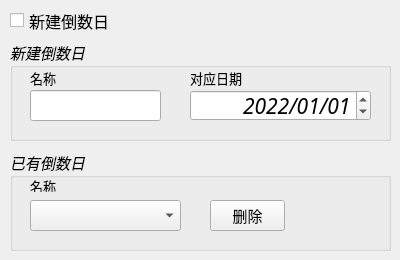
   <widget class="QWidget" name="tab">
    <attribute name="title">
     <string>倒数日</string>
    </attribute>
    <widget class="QCheckBox" name="checkBox_cd">
     <property name="geometry">
      <rect>
       <x>10</x>
       <y>10</y>
       <width>131</width>
       <height>21</height>
      </rect>
     </property>
     <property name="font">
      <font>
       <family>阿里巴巴普惠体 R</family>
       <pointsize>12</pointsize>
       <italic>false</italic>
       <underline>false</underline>
       <strikeout>false</strikeout>
      </font>
     </property>
     <property name="text">
      <string>新建倒数日</string>
     </property>
    </widget>
    <widget class="QGroupBox" name="groupBox_3">
     <property name="geometry">
      <rect>
       <x>10</x>
       <y>40</y>
       <width>381</width>
       <height>101</height>
      </rect>
     </property>
     <property name="font">
      <font>
       <family>阿里巴巴普惠体 R</family>
       <pointsize>11</pointsize>
       <italic>true</italic>
       <underline>false</underline>
       <strikeout>false</strikeout>
      </font>
     </property>
     <property name="title">
      <string>新建倒数日</string>
     </property>
     <widget class="QDateEdit" name="newdt">
      <property name="geometry">
       <rect>
        <x>180</x>
        <y>50</y>
        <width>181</width>
        <height>31</height>
       </rect>
      </property>
      <property name="font">
       <font>
        <family>阿里巴巴普惠体 R</family>
        <pointsize>16</pointsize>
        <italic>true</italic>
        <underline>false</underline>
        <strikeout>false</strikeout>
       </font>
      </property>
      <property name="styleSheet">
       <string notr="true"/>
      </property>
      <property name="alignment">
       <set>Qt::AlignRight|Qt::AlignTrailing|Qt::AlignVCenter</set>
      </property>
      <property name="displayFormat">
       <string>yyyy/MM/dd</string>
      </property>
      <property name="date">
       <date>
        <year>2022</year>
        <month>1</month>
        <day>1</day>
       </date>
      </property>
     </widget>
     <widget class="QLabel" name="label_8">
      <property name="geometry">
       <rect>
        <x>180</x>
        <y>30</y>
        <width>71</width>
        <height>16</height>
       </rect>
      </property>
      <property name="font">
       <font>
        <family>阿里巴巴普惠体 R</family>
        <pointsize>10</pointsize>
        <italic>false</italic>
        <underline>false</underline>
        <strikeout>false</strikeout>
       </font>
      </property>
      <property name="text">
       <string>对应日期</string>
      </property>
     </widget>
     <widget class="QLineEdit" name="newcd">
      <property name="geometry">
       <rect>
        <x>20</x>
        <y>50</y>
        <width>131</width>
        <height>31</height>
       </rect>
      </property>
      <property name="font">
       <font>
        <family>阿里巴巴普惠体 R</family>
        <pointsize>14</pointsize>
        <italic>false</italic>
        <underline>false</underline>
        <strikeout>false</strikeout>
       </font>
      </property>
     </widget>
     <widget class="QLabel" name="label_9">
      <property name="geometry">
       <rect>
        <x>20</x>
        <y>30</y>
        <width>61</width>
        <height>16</height>
       </rect>
      </property>
      <property name="font">
       <font>
        <family>阿里巴巴普惠体 R</family>
        <pointsize>10</pointsize>
        <italic>false</italic>
        <underline>false</underline>
        <strikeout>false</strikeout>
       </font>
      </property>
      <property name="text">
       <string>名称</string>
      </property>
     </widget>
    </widget>
    <widget class="QGroupBox" name="groupBox_6">
     <property name="geometry">
      <rect>
       <x>10</x>
       <y>150</y>
       <width>381</width>
       <height>101</height>
      </rect>
     </property>
     <property name="font">
      <font>
       <family>阿里巴巴普惠体 R</family>
       <pointsize>11</pointsize>
       <italic>true</italic>
       <underline>false</underline>
       <strikeout>false</strikeout>
      </font>
     </property>
     <property name="title">
      <string>已有倒数日</string>
     </property>
     <widget class="QPushButton" name="delButton">
      <property name="geometry">
       <rect>
        <x>200</x>
        <y>50</y>
        <width>75</width>
        <height>31</height>
       </rect>
      </property>
      <property name="font">
       <font>
        <family>阿里巴巴普惠体 R</family>
        <pointsize>11</pointsize>
        <italic>false</italic>
        <underline>false</underline>
        <strikeout>false</strikeout>
       </font>
      </property>
      <property name="text">
       <string>删除</string>
      </property>
     </widget>
     <widget class="QComboBox" name="cdBox">
      <property name="geometry">
       <rect>
        <x>20</x>
        <y>50</y>
        <width>151</width>
        <height>31</height>
       </rect>
      </property>
      <property name="font">
       <font>
        <family>阿里巴巴普惠体 R</family>
        <pointsize>16</pointsize>
        <italic>false</italic>
        <underline>false</underline>
        <strikeout>false</strikeout>
       </font>
      </property>
     </widget>
     <widget class="QLabel" name="label_10">
      <property name="geometry">
       <rect>
        <x>20</x>
        <y>30</y>
        <width>54</width>
        <height>12</height>
       </rect>
      </property>
      <property name="font">
       <font>
        <family>阿里巴巴普惠体 R</family>
        <pointsize>10</pointsize>
        <italic>false</italic>
        <underline>false</underline>
        <strikeout>false</strikeout>
       </font>
      </property>
      <property name="text">
       <string>名称</string>
      </property>
     </widget>
    </widget>
   </widget>
